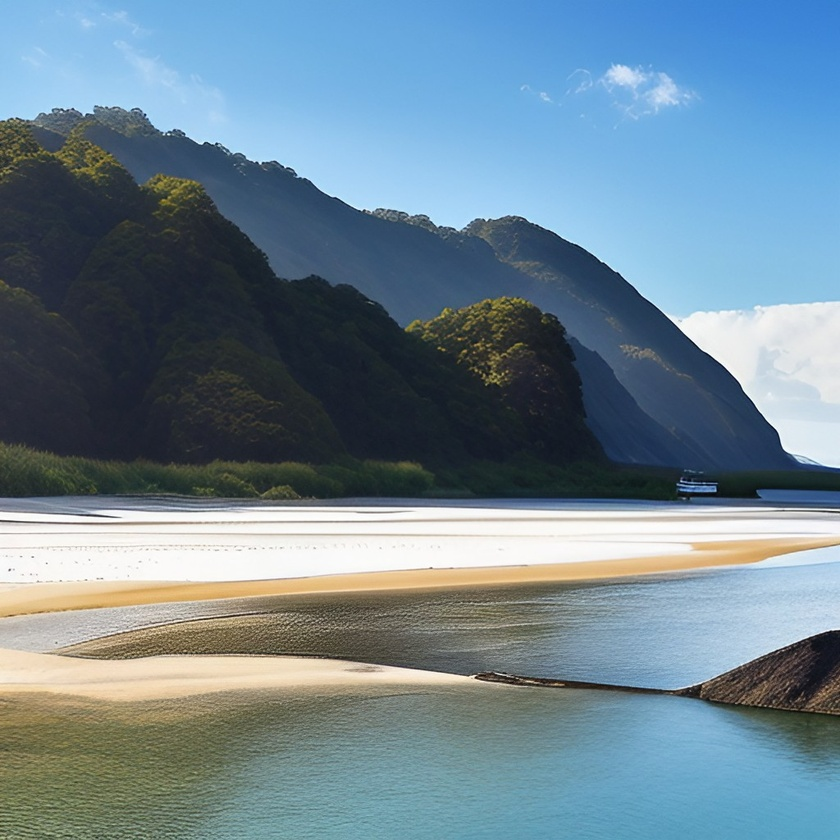
#> input picture payton/Homeworks/8/image.jpg, 840 x 840 px, shrunk from 1024 x 1024 before the run
$ python 8.py image.jpg
#> lines starting #> are read from the running program, lines starting #| are printed output that depends on the picture
import sys
from PIL import Image

def main():
    if len(sys.argv) < 2:
        print(f"Usage: python {sys.argv[0]} image-filename")
        exit(-1)

    file_name = sys.argv[1]

    # פתיחת התמונה
    img = Image.open(file_name)
#> img is the input picture: PIL image 840x840 RGB; mean R, G, B 110.6, 133.7, 147.4

    # וידוא שהתמונה היא RGB
    img = img.convert("RGB")

    # פיצול לערוצי צבע
    r, g, b = img.split()
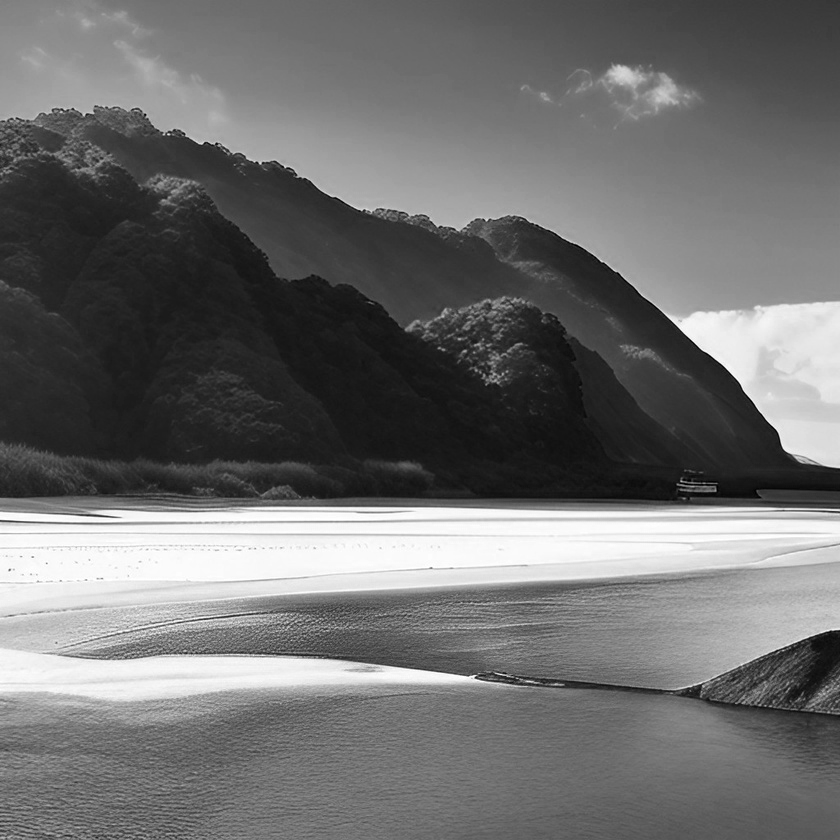
#> r: PIL image 840x840 L; min 0, max 255, mean 110.6
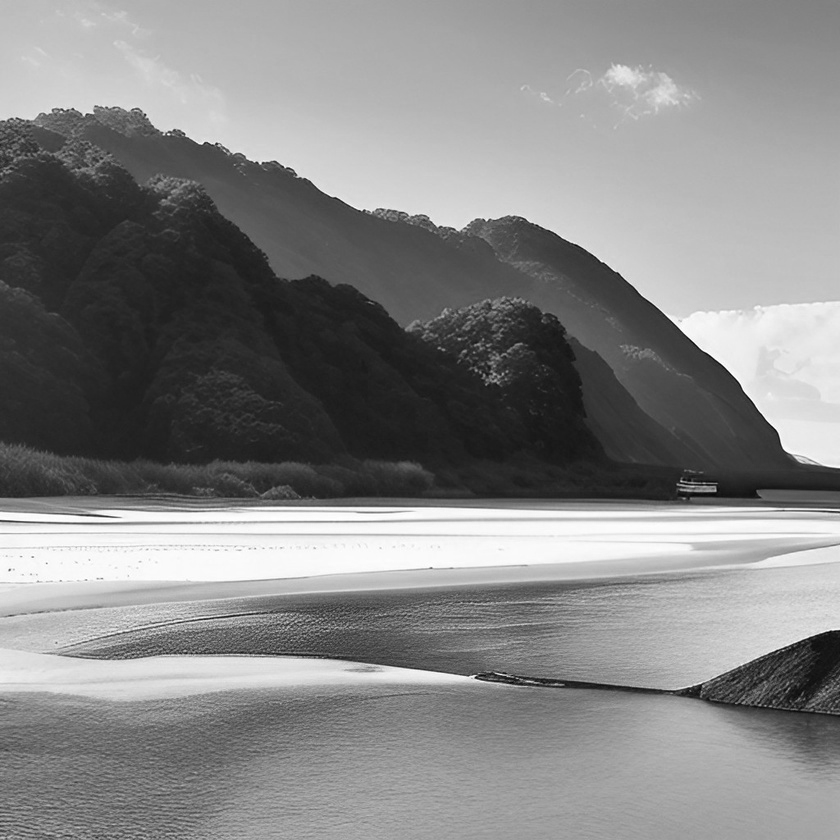
#> g: PIL image 840x840 L; min 1, max 255, mean 133.7
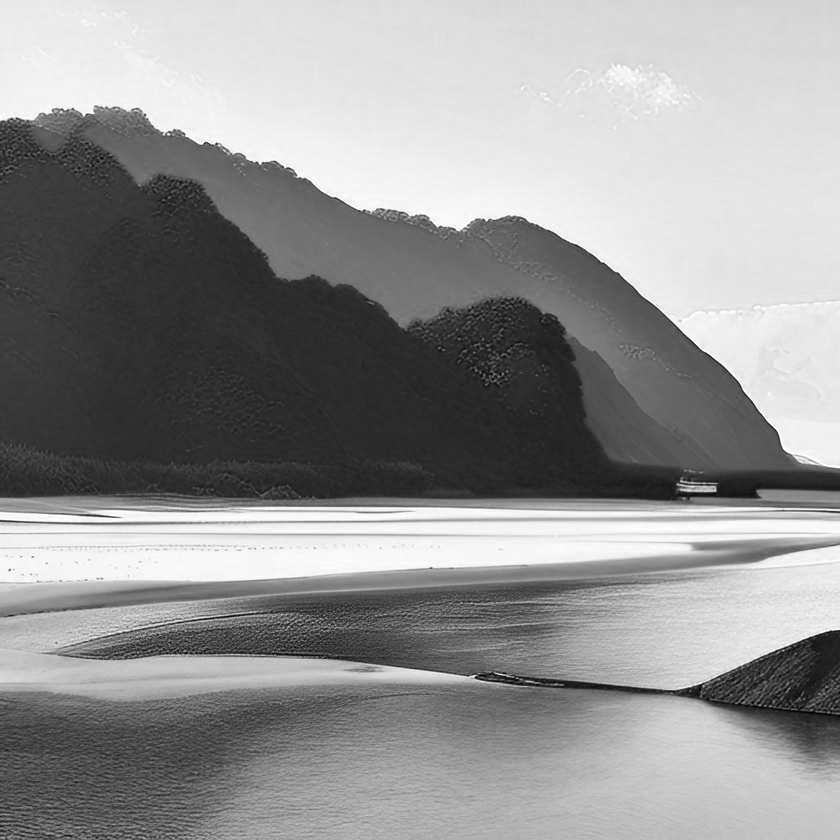
#> b: PIL image 840x840 L; min 0, max 255, mean 147.4

    # הצגת כל ערוץ בנפרד
    r.show(title="Red Channel")
    g.show(title="Green Channel")
    b.show(title="Blue Channel")

if __name__ == "__main__":
    main()
